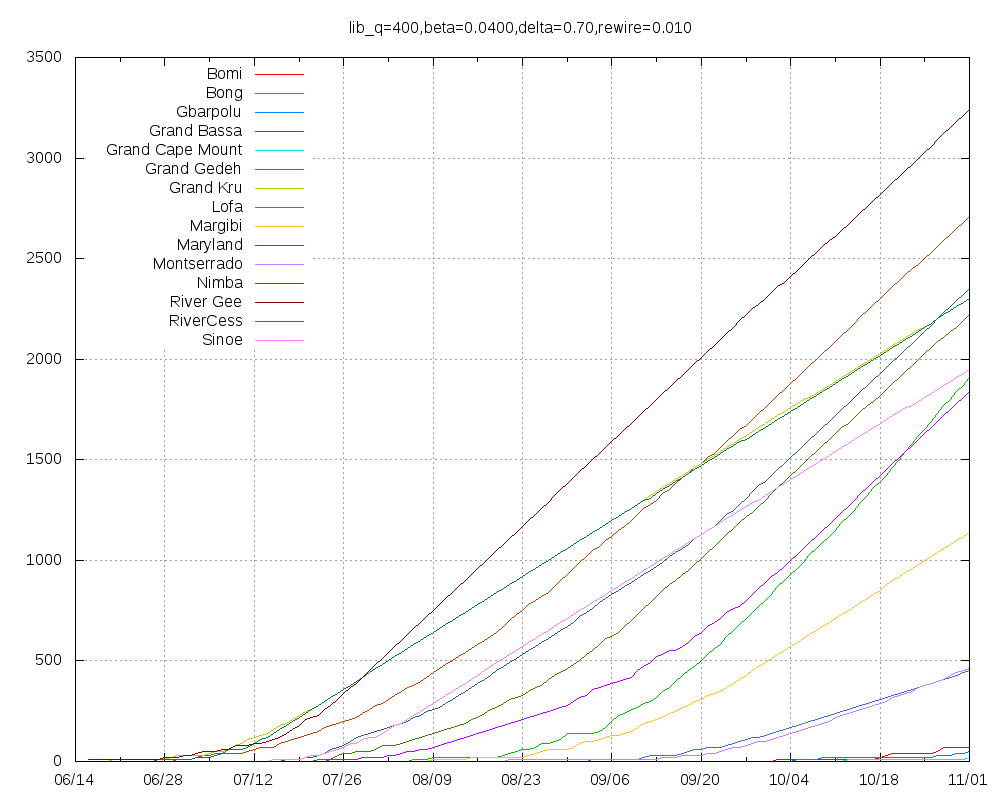

The gnuplot source for this figure:
set title "lib_q=400,beta=0.0400,delta=0.70,rewire=0.010"
set key top left
set grid
set xdata time
set timefmt "%Y-%m-%d"
set terminal png size 1000,800
set output "lib_q=400,beta=0.0400,delta=0.70,rewire=0.010.png"
plot "Bomi.tab" using 1:2 title "Bomi" with lines,"Bong.tab" using 1:2 title "Bong" with lines,"Gbarpolu.tab" using 1:2 title "Gbarpolu" with lines,"Grand_Bassa.tab" using 1:2 title "Grand Bassa" with lines,"Grand_Cape_Mount.tab" using 1:2 title "Grand Cape Mount" with lines,"Grand_Gedeh.tab" using 1:2 title "Grand Gedeh" with lines,"Grand_Kru.tab" using 1:2 title "Grand Kru" with lines,"Lofa.tab" using 1:2 title "Lofa" with lines,"Margibi.tab" using 1:2 title "Margibi" with lines,"Maryland.tab" using 1:2 title "Maryland" with lines,"Montserrado.tab" using 1:2 title "Montserrado" with lines,"Nimba.tab" using 1:2 title "Nimba" with lines,"River_Gee.tab" using 1:2 title "River Gee" with lines,"RiverCess.tab" using 1:2 title "RiverCess" with lines,"Sinoe.tab" using 1:2 title "Sinoe" with lines
